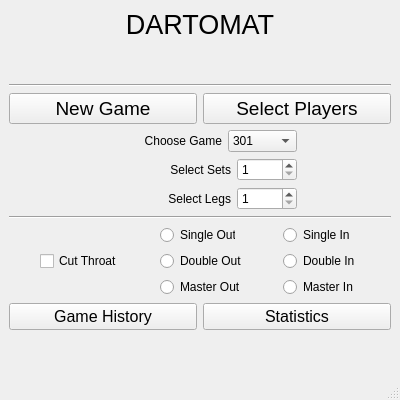
<?xml version="1.0" encoding="UTF-8"?>
<ui version="4.0">
 <class>CDartomatMain</class>
 <widget class="QMainWindow" name="CDartomatMain">
  <property name="geometry">
   <rect>
    <x>0</x>
    <y>0</y>
    <width>400</width>
    <height>400</height>
   </rect>
  </property>
  <property name="sizePolicy">
   <sizepolicy hsizetype="Fixed" vsizetype="Fixed">
    <horstretch>0</horstretch>
    <verstretch>0</verstretch>
   </sizepolicy>
  </property>
  <property name="minimumSize">
   <size>
    <width>400</width>
    <height>400</height>
   </size>
  </property>
  <property name="maximumSize">
   <size>
    <width>400</width>
    <height>400</height>
   </size>
  </property>
  <property name="windowTitle">
   <string>Dartomat</string>
  </property>
  <widget class="QWidget" name="centralwidget">
   <layout class="QVBoxLayout" name="verticalLayout_4">
    <item>
     <widget class="QLabel" name="label_2">
      <property name="text">
       <string>&lt;html&gt;&lt;head/&gt;&lt;body&gt;&lt;p align=&quot;center&quot;&gt;&lt;span style=&quot; font-size:20pt;&quot;&gt;DARTOMAT&lt;/span&gt;&lt;/p&gt;&lt;/body&gt;&lt;/html&gt;</string>
      </property>
     </widget>
    </item>
    <item>
     <spacer name="verticalSpacer">
      <property name="orientation">
       <enum>Qt::Vertical</enum>
      </property>
      <property name="sizeType">
       <enum>QSizePolicy::Preferred</enum>
      </property>
      <property name="sizeHint" stdset="0">
       <size>
        <width>20</width>
        <height>40</height>
       </size>
      </property>
     </spacer>
    </item>
    <item>
     <widget class="Line" name="line">
      <property name="orientation">
       <enum>Qt::Horizontal</enum>
      </property>
     </widget>
    </item>
    <item>
     <layout class="QHBoxLayout" name="horizontalLayout_2">
      <item>
       <widget class="QPushButton" name="pushButtonStartGame">
        <property name="sizePolicy">
         <sizepolicy hsizetype="Minimum" vsizetype="Minimum">
          <horstretch>0</horstretch>
          <verstretch>0</verstretch>
         </sizepolicy>
        </property>
        <property name="maximumSize">
         <size>
          <width>782</width>
          <height>16777215</height>
         </size>
        </property>
        <property name="font">
         <font>
          <pointsize>14</pointsize>
          <italic>false</italic>
          <bold>false</bold>
         </font>
        </property>
        <property name="mouseTracking">
         <bool>false</bool>
        </property>
        <property name="text">
         <string>New Game</string>
        </property>
       </widget>
      </item>
      <item>
       <widget class="QPushButton" name="pushButtonSelectPlayers">
        <property name="sizePolicy">
         <sizepolicy hsizetype="Minimum" vsizetype="Minimum">
          <horstretch>0</horstretch>
          <verstretch>0</verstretch>
         </sizepolicy>
        </property>
        <property name="font">
         <font>
          <pointsize>14</pointsize>
         </font>
        </property>
        <property name="text">
         <string>Select Players</string>
        </property>
       </widget>
      </item>
     </layout>
    </item>
    <item>
     <layout class="QHBoxLayout" name="horizontalLayout_5">
      <item>
       <spacer name="horizontalSpacer_2">
        <property name="orientation">
         <enum>Qt::Horizontal</enum>
        </property>
        <property name="sizeHint" stdset="0">
         <size>
          <width>40</width>
          <height>20</height>
         </size>
        </property>
       </spacer>
      </item>
      <item>
       <layout class="QVBoxLayout" name="verticalLayout_3">
        <item>
         <layout class="QHBoxLayout" name="horizontalLayout">
          <item>
           <spacer name="horizontalSpacer_4">
            <property name="orientation">
             <enum>Qt::Horizontal</enum>
            </property>
            <property name="sizeHint" stdset="0">
             <size>
              <width>40</width>
              <height>20</height>
             </size>
            </property>
           </spacer>
          </item>
          <item>
           <widget class="QLabel" name="label_title">
            <property name="sizePolicy">
             <sizepolicy hsizetype="Fixed" vsizetype="Preferred">
              <horstretch>0</horstretch>
              <verstretch>0</verstretch>
             </sizepolicy>
            </property>
            <property name="text">
             <string>Choose Game</string>
            </property>
            <property name="alignment">
             <set>Qt::AlignRight|Qt::AlignTrailing|Qt::AlignVCenter</set>
            </property>
           </widget>
          </item>
          <item>
           <widget class="QComboBox" name="comboBoxGame">
            <property name="sizePolicy">
             <sizepolicy hsizetype="Fixed" vsizetype="Fixed">
              <horstretch>0</horstretch>
              <verstretch>0</verstretch>
             </sizepolicy>
            </property>
            <property name="minimumSize">
             <size>
              <width>60</width>
              <height>0</height>
             </size>
            </property>
            <property name="currentText">
             <string>301</string>
            </property>
            <item>
             <property name="text">
              <string>301</string>
             </property>
            </item>
            <item>
             <property name="text">
              <string>501</string>
             </property>
            </item>
            <item>
             <property name="text">
              <string>701</string>
             </property>
            </item>
            <item>
             <property name="text">
              <string>Cricket</string>
             </property>
            </item>
           </widget>
          </item>
         </layout>
        </item>
        <item>
         <layout class="QHBoxLayout" name="horizontalLayout_3">
          <item>
           <spacer name="horizontalSpacer_3">
            <property name="orientation">
             <enum>Qt::Horizontal</enum>
            </property>
            <property name="sizeHint" stdset="0">
             <size>
              <width>40</width>
              <height>20</height>
             </size>
            </property>
           </spacer>
          </item>
          <item>
           <widget class="QLabel" name="label_3">
            <property name="sizePolicy">
             <sizepolicy hsizetype="Fixed" vsizetype="Preferred">
              <horstretch>0</horstretch>
              <verstretch>0</verstretch>
             </sizepolicy>
            </property>
            <property name="text">
             <string>Select Sets</string>
            </property>
            <property name="alignment">
             <set>Qt::AlignRight|Qt::AlignTrailing|Qt::AlignVCenter</set>
            </property>
           </widget>
          </item>
          <item>
           <widget class="CSpinBox" name="spinBoxSets">
            <property name="sizePolicy">
             <sizepolicy hsizetype="Fixed" vsizetype="Fixed">
              <horstretch>0</horstretch>
              <verstretch>0</verstretch>
             </sizepolicy>
            </property>
            <property name="minimumSize">
             <size>
              <width>60</width>
              <height>0</height>
             </size>
            </property>
            <property name="mouseTracking">
             <bool>false</bool>
            </property>
            <property name="readOnly">
             <bool>false</bool>
            </property>
            <property name="minimum">
             <number>1</number>
            </property>
            <property name="singleStep">
             <number>2</number>
            </property>
           </widget>
          </item>
         </layout>
        </item>
        <item>
         <layout class="QHBoxLayout" name="horizontalLayout_4">
          <property name="sizeConstraint">
           <enum>QLayout::SetDefaultConstraint</enum>
          </property>
          <item>
           <spacer name="horizontalSpacer_5">
            <property name="orientation">
             <enum>Qt::Horizontal</enum>
            </property>
            <property name="sizeHint" stdset="0">
             <size>
              <width>40</width>
              <height>20</height>
             </size>
            </property>
           </spacer>
          </item>
          <item>
           <widget class="QLabel" name="label_4">
            <property name="sizePolicy">
             <sizepolicy hsizetype="Fixed" vsizetype="Preferred">
              <horstretch>0</horstretch>
              <verstretch>0</verstretch>
             </sizepolicy>
            </property>
            <property name="text">
             <string>Select Legs</string>
            </property>
            <property name="alignment">
             <set>Qt::AlignRight|Qt::AlignTrailing|Qt::AlignVCenter</set>
            </property>
           </widget>
          </item>
          <item>
           <widget class="CSpinBox" name="spinBoxLegs">
            <property name="sizePolicy">
             <sizepolicy hsizetype="Fixed" vsizetype="Fixed">
              <horstretch>0</horstretch>
              <verstretch>0</verstretch>
             </sizepolicy>
            </property>
            <property name="minimumSize">
             <size>
              <width>60</width>
              <height>0</height>
             </size>
            </property>
            <property name="readOnly">
             <bool>false</bool>
            </property>
            <property name="minimum">
             <number>1</number>
            </property>
            <property name="singleStep">
             <number>2</number>
            </property>
           </widget>
          </item>
         </layout>
        </item>
       </layout>
      </item>
      <item>
       <spacer name="horizontalSpacer">
        <property name="orientation">
         <enum>Qt::Horizontal</enum>
        </property>
        <property name="sizeHint" stdset="0">
         <size>
          <width>40</width>
          <height>20</height>
         </size>
        </property>
       </spacer>
      </item>
     </layout>
    </item>
    <item>
     <widget class="Line" name="line_3">
      <property name="orientation">
       <enum>Qt::Horizontal</enum>
      </property>
     </widget>
    </item>
    <item>
     <layout class="QGridLayout" name="gridLayout">
      <item row="0" column="1">
       <layout class="QVBoxLayout" name="verticalLayout">
        <item>
         <widget class="QRadioButton" name="radioButtonSout">
          <property name="sizePolicy">
           <sizepolicy hsizetype="Fixed" vsizetype="Fixed">
            <horstretch>0</horstretch>
            <verstretch>0</verstretch>
           </sizepolicy>
          </property>
          <property name="minimumSize">
           <size>
            <width>75</width>
            <height>0</height>
           </size>
          </property>
          <property name="maximumSize">
           <size>
            <width>75</width>
            <height>75</height>
           </size>
          </property>
          <property name="text">
           <string>Single Out</string>
          </property>
          <attribute name="buttonGroup">
           <string notr="true">buttonGroup</string>
          </attribute>
         </widget>
        </item>
        <item>
         <widget class="QRadioButton" name="radioButtonDout">
          <property name="sizePolicy">
           <sizepolicy hsizetype="Fixed" vsizetype="Fixed">
            <horstretch>0</horstretch>
            <verstretch>0</verstretch>
           </sizepolicy>
          </property>
          <property name="minimumSize">
           <size>
            <width>75</width>
            <height>0</height>
           </size>
          </property>
          <property name="text">
           <string>Double Out</string>
          </property>
          <attribute name="buttonGroup">
           <string notr="true">buttonGroup</string>
          </attribute>
         </widget>
        </item>
        <item>
         <widget class="QRadioButton" name="radioButtonMout">
          <property name="sizePolicy">
           <sizepolicy hsizetype="Fixed" vsizetype="Fixed">
            <horstretch>0</horstretch>
            <verstretch>0</verstretch>
           </sizepolicy>
          </property>
          <property name="minimumSize">
           <size>
            <width>75</width>
            <height>0</height>
           </size>
          </property>
          <property name="text">
           <string>Master Out</string>
          </property>
          <attribute name="buttonGroup">
           <string notr="true">buttonGroup</string>
          </attribute>
         </widget>
        </item>
       </layout>
      </item>
      <item row="0" column="2">
       <layout class="QVBoxLayout" name="verticalLayout_2">
        <item>
         <widget class="QRadioButton" name="radioButtonSin">
          <property name="sizePolicy">
           <sizepolicy hsizetype="Fixed" vsizetype="Fixed">
            <horstretch>0</horstretch>
            <verstretch>0</verstretch>
           </sizepolicy>
          </property>
          <property name="minimumSize">
           <size>
            <width>75</width>
            <height>0</height>
           </size>
          </property>
          <property name="text">
           <string>Single In</string>
          </property>
          <attribute name="buttonGroup">
           <string notr="true">buttonGroup_2</string>
          </attribute>
         </widget>
        </item>
        <item>
         <widget class="QRadioButton" name="radioButtonDin">
          <property name="sizePolicy">
           <sizepolicy hsizetype="Fixed" vsizetype="Fixed">
            <horstretch>0</horstretch>
            <verstretch>0</verstretch>
           </sizepolicy>
          </property>
          <property name="minimumSize">
           <size>
            <width>75</width>
            <height>0</height>
           </size>
          </property>
          <property name="text">
           <string>Double In</string>
          </property>
          <attribute name="buttonGroup">
           <string notr="true">buttonGroup_2</string>
          </attribute>
         </widget>
        </item>
        <item>
         <widget class="QRadioButton" name="radioButtonMin">
          <property name="sizePolicy">
           <sizepolicy hsizetype="Fixed" vsizetype="Fixed">
            <horstretch>0</horstretch>
            <verstretch>0</verstretch>
           </sizepolicy>
          </property>
          <property name="minimumSize">
           <size>
            <width>75</width>
            <height>0</height>
           </size>
          </property>
          <property name="text">
           <string>Master In</string>
          </property>
          <attribute name="buttonGroup">
           <string notr="true">buttonGroup_2</string>
          </attribute>
         </widget>
        </item>
       </layout>
      </item>
      <item row="0" column="0">
       <widget class="QCheckBox" name="checkBoxCutThroat">
        <property name="sizePolicy">
         <sizepolicy hsizetype="Fixed" vsizetype="Fixed">
          <horstretch>0</horstretch>
          <verstretch>0</verstretch>
         </sizepolicy>
        </property>
        <property name="minimumSize">
         <size>
          <width>75</width>
          <height>0</height>
         </size>
        </property>
        <property name="text">
         <string>Cut Throat</string>
        </property>
       </widget>
      </item>
     </layout>
    </item>
    <item>
     <layout class="QHBoxLayout" name="horizontalLayout_6">
      <item>
       <widget class="QPushButton" name="pushButton">
        <property name="font">
         <font>
          <pointsize>12</pointsize>
         </font>
        </property>
        <property name="text">
         <string>Game History</string>
        </property>
       </widget>
      </item>
      <item>
       <widget class="QPushButton" name="pushButton_2">
        <property name="font">
         <font>
          <pointsize>12</pointsize>
         </font>
        </property>
        <property name="text">
         <string>Statistics</string>
        </property>
       </widget>
      </item>
     </layout>
    </item>
    <item>
     <spacer name="verticalSpacer_2">
      <property name="orientation">
       <enum>Qt::Vertical</enum>
      </property>
      <property name="sizeHint" stdset="0">
       <size>
        <width>20</width>
        <height>40</height>
       </size>
      </property>
     </spacer>
    </item>
   </layout>
  </widget>
  <widget class="QMenuBar" name="menubar">
   <property name="geometry">
    <rect>
     <x>0</x>
     <y>0</y>
     <width>400</width>
     <height>17</height>
    </rect>
   </property>
  </widget>
  <widget class="QStatusBar" name="statusbar"/>
 </widget>
 <customwidgets>
  <customwidget>
   <class>CSpinBox</class>
   <extends>QSpinBox</extends>
   <header>spinbox.h</header>
  </customwidget>
 </customwidgets>
 <resources/>
 <connections/>
 <buttongroups>
  <buttongroup name="buttonGroup"/>
  <buttongroup name="buttonGroup_2"/>
 </buttongroups>
</ui>
